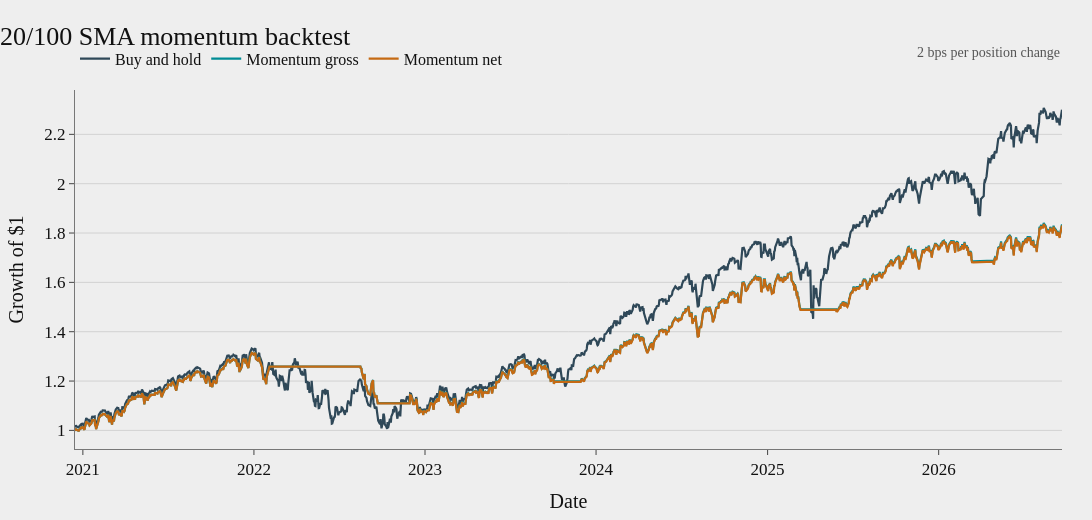

Notebook code cell kept with this figure:
### Markdown cell above
## 5. Transaction costs and performance

A change in position creates turnover. With a fixed cost of $c$ basis points,

$$
\text{cost}_t
=
\left|\text{position}_t-\text{position}_{t-1}\right|
\frac{c}{10{,}000}.
$$

The net strategy return is

$$
r^{\text{net}}_t
=
\text{position}_t r_t-\text{cost}_t.
$$

We compare total return, annualized volatility, Sharpe ratio, maximum drawdown, turnover, and time in market.

### Code cell
evaluation = strategy.loc[VALID_START:].copy()

equity = pd.DataFrame(
    {
        "Buy and hold": (1 + evaluation["asset_return"]).cumprod(),
        "Momentum gross": (1 + evaluation["gross_return"]).cumprod(),
        "Momentum net": (1 + evaluation["net_return"]).cumprod(),
    }
)

fig = go.Figure()

for name, color in zip(
    equity.columns,
    [PRICE, ACCENT, SECONDARY_ACCENT],
):
    fig.add_trace(
        go.Scatter(
            x=equity.index,
            y=equity[name],
            name=name,
            line={"color": color, "width": 2.2},
        )
    )

style_chart(
    fig,
    title="20/100 SMA momentum backtest",
    source_text=f"{COST_BPS:.0f} bps per position change",
)
label_axes(fig, x_title="Date", y_title="Growth of $1")
fig.show()

metrics = pd.DataFrame(
    {
        "Buy and hold": summary_from_returns(
            evaluation["asset_return"],
            periods_per_year=252,
        ),
        "Momentum gross": summary_from_returns(
            evaluation["gross_return"],
            periods_per_year=252,
            position=evaluation["position"],
            turnover=evaluation["turnover"],
        ),
        "Momentum net": summary_from_returns(
            evaluation["net_return"],
            periods_per_year=252,
            position=evaluation["position"],
            turnover=evaluation["turnover"],
        ),
    }
)

display(metrics.round(4))

### Figure 1 — Plotly figure (JSON) as saved in the notebook; plotly's stock layout.template omitted (floating-point values rounded to 4 significant figures; data arrays with more than 128 entries replaced by an {"elided": "..."} marker saying what was removed)
{"data": [{"line": {"color": "#2F4858", "width": 2.2}, "name": "Buy and hold", "type": "scatter", "x": {"elided": "1447 str values"}, "y": {"elided": "1447 float values"}}, {"line": {"color": "#008C95", "width": 2.2}, "name": "Momentum gross", "type": "scatter", "x": {"elided": "1447 str values"}, "y": {"elided": "1447 float values"}}, {"line": {"color": "#C56A13", "width": 2.2}, "name": "Momentum net", "type": "scatter", "x": {"elided": "1447 str values"}, "y": {"elided": "1447 float values"}}], "layout": {"annotations": [{"font": {"color": "#555555", "family": "Times New Roman", "size": 14}, "showarrow": false, "text": "2 bps per position change", "x": 1, "xanchor": "right", "xref": "paper", "y": 1.13, "yref": "paper"}], "font": {"color": "#111111", "family": "Times New Roman", "size": 17}, "height": 520, "hovermode": "x unified", "legend": {"bgcolor": "rgba(0,0,0,0)", "font": {"family": "Times New Roman", "size": 16}, "orientation": "h", "x": 0, "xanchor": "left", "y": 1.04, "yanchor": "bottom"}, "margin": {"b": 65, "l": 75, "r": 30, "t": 90}, "paper_bgcolor": "#EEEEEE", "plot_bgcolor": "#EEEEEE", "title": {"font": {"color": "#111111", "family": "Times New Roman", "size": 26}, "text": "20/100 SMA momentum backtest", "x": 0, "xanchor": "left"}, "width": 1250, "xaxis": {"linecolor": "#777777", "showgrid": false, "showline": true, "ticks": "outside", "title": {"text": "Date"}, "zeroline": false}, "yaxis": {"gridcolor": "#D2D2D2", "linecolor": "#777777", "showgrid": true, "showline": true, "ticks": "outside", "title": {"text": "Growth of $1"}, "zeroline": false}}}
